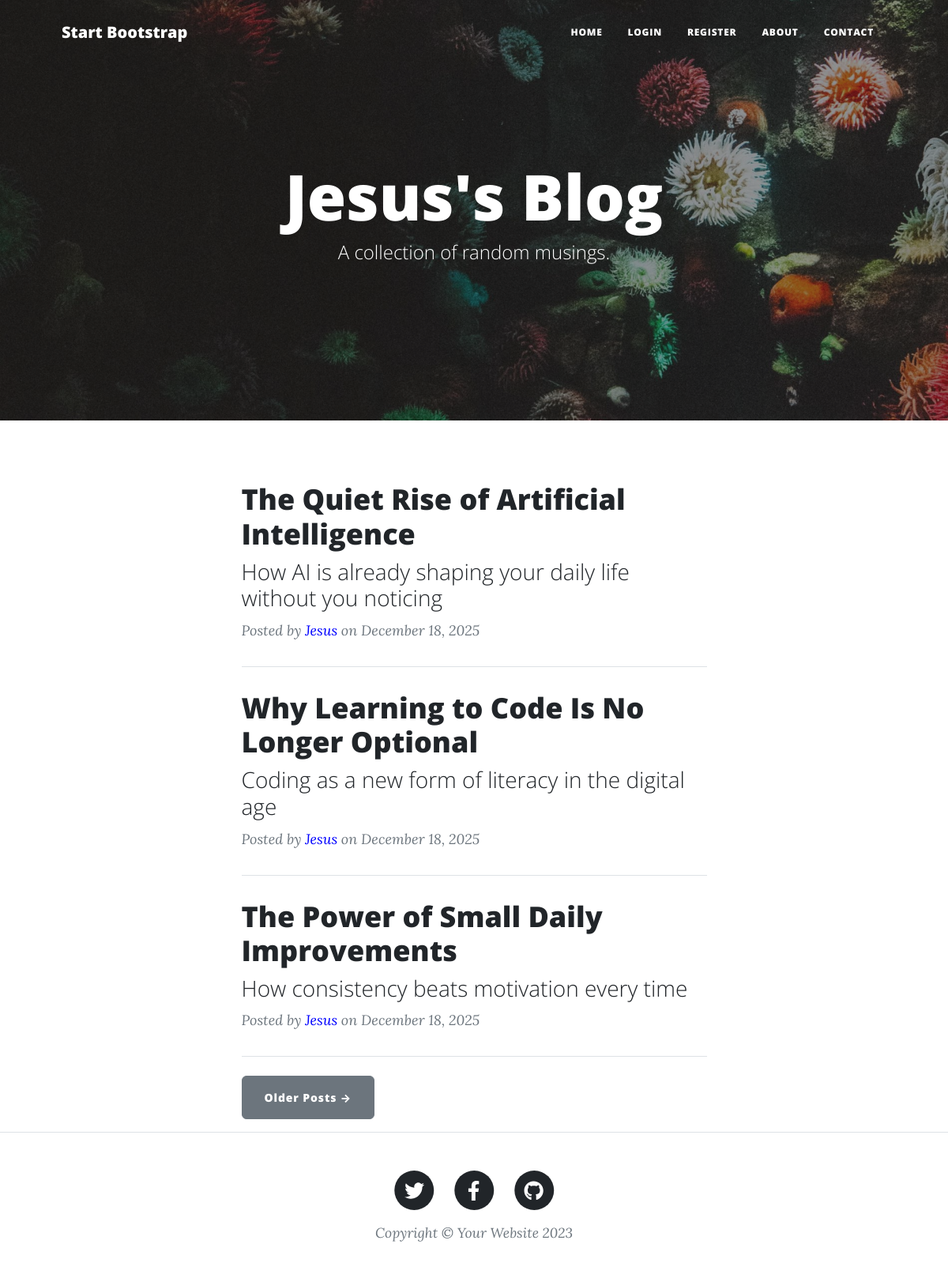
The page / on the database its author committed.
### main.py (models this page shows, shortened)
class BlogPost(db.Model):
    __tablename__ = "blog_posts"
    id: Mapped[int] = mapped_column(Integer, primary_key=True)
    author_id: Mapped[int] = mapped_column(Integer, ForeignKey("users.id"), nullable=False)
    title: Mapped[str] = mapped_column(String(250), unique=True, nullable=False)
    subtitle: Mapped[str] = mapped_column(String(250), nullable=False)
    date: Mapped[str] = mapped_column(String(250), nullable=False)
    body: Mapped[str] = mapped_column(Text, nullable=False)
    img_url: Mapped[str] = mapped_column(String(250), nullable=False)
    author: Mapped["User"] = relationship(
        back_populates="posts")
    comments: Mapped[list["Comment"]] = relationship(
        back_populates="parent_post",
        cascade="all, delete-orphan")

class User(db.Model, UserMixin):
    __tablename__ = "users"
    id: Mapped[int] = mapped_column(Integer, primary_key=True)
    email: Mapped[str] = mapped_column(String(100), unique=True, nullable=False)
    password: Mapped[str] = mapped_column(String(200), nullable=False)
    name: Mapped[str] = mapped_column(String(100), nullable=False)
    posts: Mapped[list["BlogPost"]] = relationship(
        back_populates="author",
        cascade="all, delete-orphan")
    comments: Mapped[list["Comment"]] = relationship(
        back_populates="comment_author",
        cascade="all, delete-orphan")

### main.py (the view)
@app.route('/')
def get_all_posts():
    result = db.session.execute(db.select(BlogPost))
    posts = result.scalars().all()
    return render_template("index.html", all_posts=posts)

### templates/index.html (shortened to what this page needs)
{% include "header.html" %}
<header
        class="masthead"
        style="background-image: url('{{ url_for('static', filename='assets/img/home-bg.jpg') }}')"
>
    <div class="container position-relative px-4 px-lg-5">
        <div class="row gx-4 gx-lg-5 justify-content-center">
            <div class="col-md-10 col-lg-8 col-xl-7">
                <div class="site-heading">
                    <h1>Jesus's Blog</h1>
                    <span class="subheading">A collection of random musings.</span>
                </div>
            </div>
        </div>
    </div>
</header>
<div class="container px-4 px-lg-5">
    <div class="row gx-4 gx-lg-5 justify-content-center">
        <div class="col-md-10 col-lg-8 col-xl-7">
            {% for post in all_posts %}
            <div class="post-preview">
                <a href="{{ url_for('show_post', post_id=post.id) }}">
                    <h2 class="post-title">{{ post.title }}</h2>
                    <h3 class="post-subtitle">{{ post.subtitle }}</h3>
                </a>
                <p class="post-meta">
                    Posted by
                    <a href="#" style="color: blue">{{post.author.name}}</a>
                    on {{post.date}}
                </p>
            </div>
            <hr class="my-4"/>
            {% endfor %}
            <div class="row justify-content-between my-3">
                <div class="col-auto">
                    <a class="btn btn-secondary w-100" href="#!">
                        Older Posts →
                    </a>
                </div>
            </div>
        </div>
    </div>
</div>
{% include "footer.html" %}

### templates/header.html (shortened to what this page needs)
<!DOCTYPE html>
<html lang="en">
  <head>
    {% block styles %}
    {{ bootstrap.load_css() }}
    <link
      href="{{ url_for('static', filename='css/styles.css') }}"
      rel="stylesheet"
    />
    {% endblock %}
  </head>
  <body>
    <nav class="navbar navbar-expand-lg navbar-light" id="mainNav">
      <div class="container px-4 px-lg-5">
        <a class="navbar-brand" href="/">Start Bootstrap</a>
        <div class="collapse navbar-collapse" id="navbarResponsive">
          <ul class="navbar-nav ms-auto py-4 py-lg-0">
            <li class="nav-item">
              <a class="nav-link px-lg-3 py-3 py-lg-4" href="{{ url_for('get_all_posts') }}">
                Home
              </a>
            </li>
            {% if not current_user.is_authenticated %}
            <li class="nav-item">
              <a class="nav-link px-lg-3 py-3 py-lg-4" href="{{ url_for('login') }}">
                Login
              </a>
            </li>
            <li class="nav-item">
              <a class="nav-link px-lg-3 py-3 py-lg-4" href="{{ url_for('register') }}">
                Register
              </a>
            </li>
            {% endif %}
            <li class="nav-item">
              <a class="nav-link px-lg-3 py-3 py-lg-4" href="{{ url_for('about') }}">
                About
              </a>
            </li>
            <li class="nav-item">
              <a class="nav-link px-lg-3 py-3 py-lg-4" href="{{ url_for('contact') }}">
                Contact
              </a>
            </li>
          </ul>
        </div>
      </div>
    </nav>
  </body>
</html>

### templates/footer.html (shortened to what this page needs)
        <footer class="border-top">
          <div class="container px-4 px-lg-5">
              <div class="row gx-4 gx-lg-5 justify-content-center">
                  <div class="col-md-10 col-lg-8 col-xl-7">
                      <ul class="list-inline text-center">
                          <li class="list-inline-item">
                              <a href="#!">
                                  <span class="fa-stack fa-lg">
                                      <i class="fas fa-circle fa-stack-2x"></i>
                                      <i class="fab fa-twitter fa-stack-1x fa-inverse"></i>
                                  </span>
                              </a>
                          </li>
                          <li class="list-inline-item">
                              <a href="#!">
                                  <span class="fa-stack fa-lg">
                                      <i class="fas fa-circle fa-stack-2x"></i>
                                      <i class="fab fa-facebook-f fa-stack-1x fa-inverse"></i>
                                  </span>
                              </a>
                          </li>
                          <li class="list-inline-item">
                              <a href="#!">
                                  <span class="fa-stack fa-lg">
                                      <i class="fas fa-circle fa-stack-2x"></i>
                                      <i class="fab fa-github fa-stack-1x fa-inverse"></i>
                                  </span>
                              </a>
                          </li>
                      </ul>
                      <div class="small text-center text-muted fst-italic">Copyright &copy; Your Website 2023</div>
                  </div>
              </div>
          </div>
      </footer>
  </body>
</html>

### rows shown on the page
BlogPost: title "The Quiet Rise of Artificial Intelligence", subtitle "How AI is already shaping your daily life without you noticing", author.name "Jesus", date "December 18, 2025"
BlogPost: title "Why Learning to Code Is No Longer Optional", subtitle "Coding as a new form of literacy in the digital age", author.name "Jesus", date "December 18, 2025"
BlogPost: title "The Power of Small Daily Improvements", subtitle "How consistency beats motivation every time", author.name "Jesus", date "December 18, 2025"
